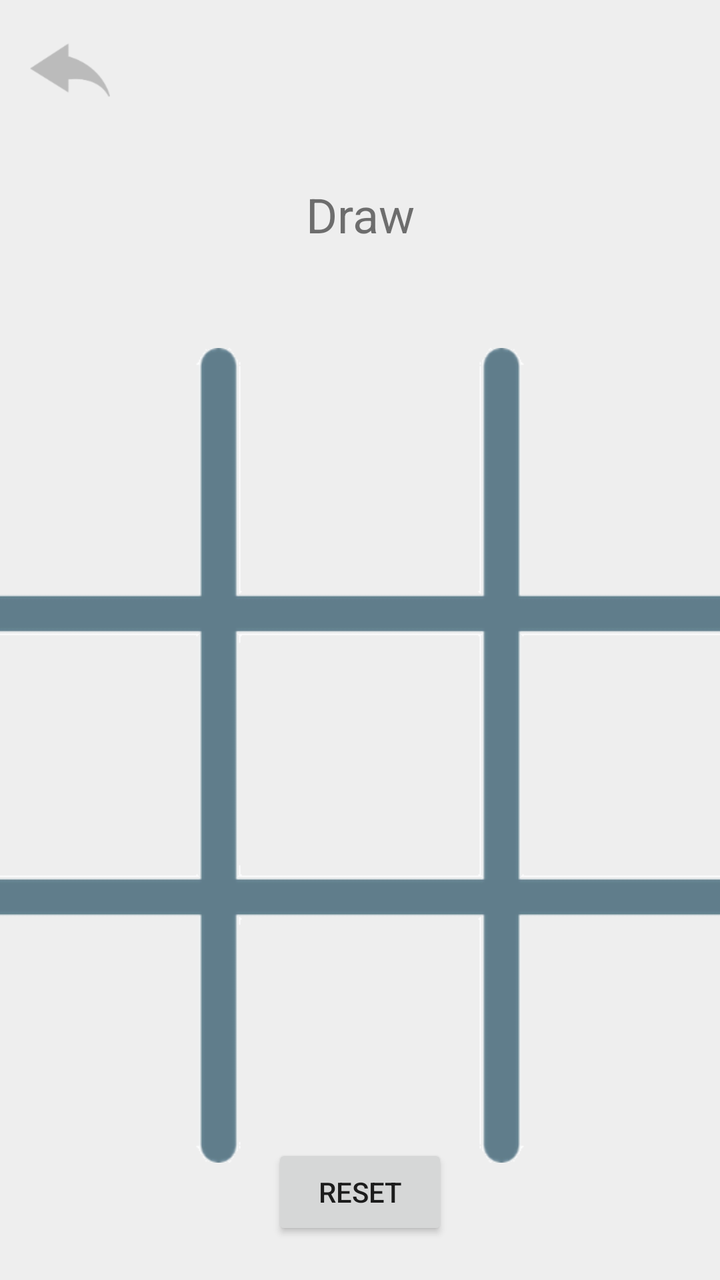
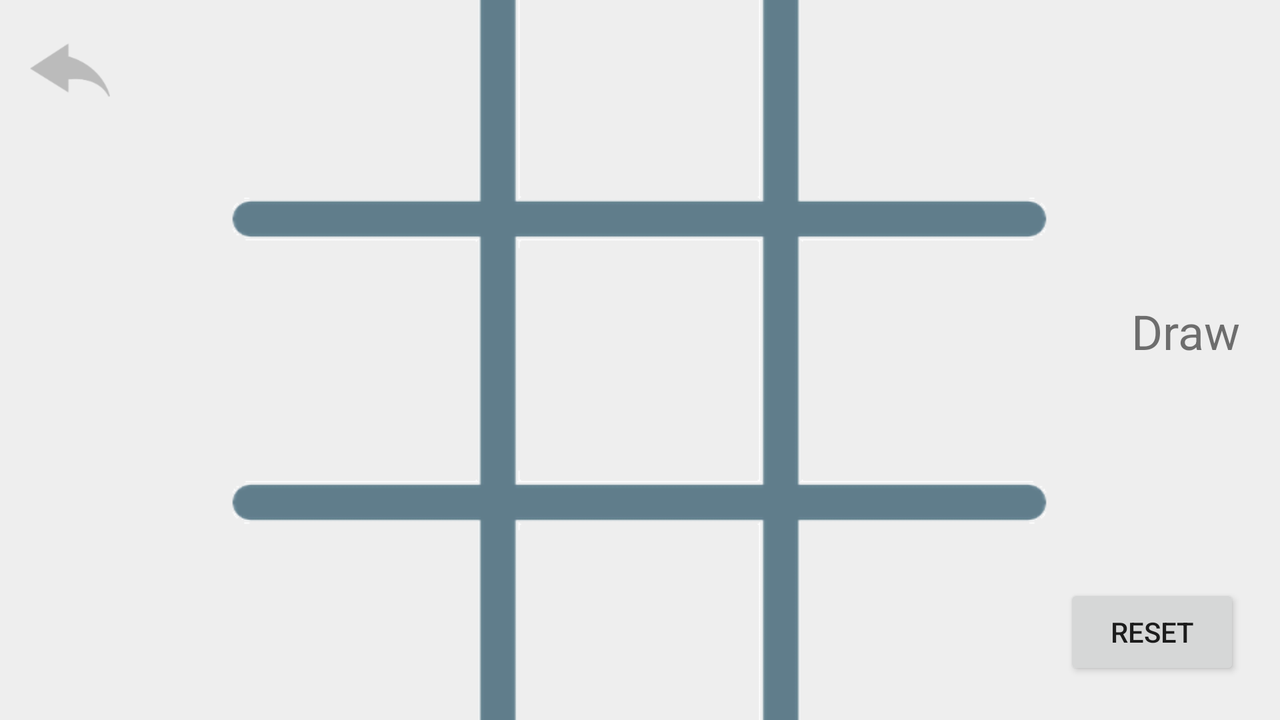

One screen, two layout resources from the same app: the default and the repository's alternative for another configuration. Each is rendered where Android would select it; the XML of both is given below.
<!-- AndroidManifest.xml: activity theme Theme.AppCompat.Light.NoActionBar.FullScreen -->
<!-- res/layout/activity_game.xml -->
<?xml version="1.0" encoding="utf-8"?>
<androidx.constraintlayout.widget.ConstraintLayout
        xmlns:android="http://schemas.android.com/apk/res/android"
        xmlns:tools="http://schemas.android.com/tools"
        xmlns:app="http://schemas.android.com/apk/res-auto"
        android:layout_width="match_parent"
        android:layout_height="match_parent"
        tools:context=".GameActivity"
        android:background="@color/backgroundColor">

    <ImageView
            android:id="@+id/frame"
            app:srcCompat="@drawable/frame"
            android:layout_width="410dp"
            android:layout_height="410dp"
            app:layout_constraintTop_toTopOf="parent"
            app:layout_constraintBottom_toBottomOf="parent"
            app:layout_constraintStart_toStartOf="parent"
            app:layout_constraintEnd_toEndOf="parent"
            app:layout_constraintVertical_bias="0.75"
            android:background="@color/backgroundColor"/>
    <ImageButton
            android:id="@+id/imageButton00"
            android:layout_width="100dp"
            android:layout_height="100dp"
            app:layout_constraintTop_toTopOf="@+id/frame"
            app:layout_constraintLeft_toLeftOf="@+id/frame"
            android:layout_margin="16dp"
            android:scaleType="fitCenter"
            android:background="@color/backgroundColor"/>
    <ImageButton
            android:id="@+id/imageButton01"
            android:layout_width="100dp"
            android:layout_height="100dp"
            app:layout_constraintTop_toTopOf="@+id/imageButton00"
            app:layout_constraintLeft_toLeftOf="@+id/imageButton00"
            android:layout_marginStart="139dp"
            android:layout_marginLeft="139dp"
            android:scaleType="fitCenter"
            android:background="@color/backgroundColor"/>
    <ImageButton
            android:id="@+id/imageButton02"
            android:layout_width="100dp"
            android:layout_height="100dp"
            app:layout_constraintTop_toTopOf="@+id/imageButton01"
            app:layout_constraintLeft_toLeftOf="@+id/imageButton01"
            android:layout_marginStart="139dp"
            android:layout_marginLeft="139dp"
            android:scaleType="fitCenter"
            android:background="@color/backgroundColor"/>
    <ImageButton
            android:id="@+id/imageButton10"
            android:layout_width="100dp"
            android:layout_height="100dp"
            app:layout_constraintTop_toTopOf="@+id/imageButton00"
            app:layout_constraintLeft_toLeftOf="@+id/imageButton00"
            android:layout_marginTop="139dp"
            android:scaleType="fitCenter"
            android:background="@color/backgroundColor"/>
    <ImageButton
            android:id="@+id/imageButton11"
            android:layout_width="100dp"
            android:layout_height="100dp"
            app:layout_constraintTop_toTopOf="@+id/imageButton10"
            app:layout_constraintLeft_toLeftOf="@+id/imageButton10"
            android:layout_marginStart="139dp"
            android:layout_marginLeft="139dp"
            android:scaleType="fitCenter"
            android:background="@color/backgroundColor"/>
    <ImageButton
            android:id="@+id/imageButton12"
            android:layout_width="100dp"
            android:layout_height="100dp"
            app:layout_constraintTop_toTopOf="@+id/imageButton11"
            app:layout_constraintLeft_toLeftOf="@+id/imageButton11"
            android:layout_marginStart="139dp"
            android:layout_marginLeft="139dp"
            android:scaleType="fitCenter"
            android:background="@color/backgroundColor"/>
    <ImageButton
            android:id="@+id/imageButton20"
            android:layout_width="100dp"
            android:layout_height="100dp"
            app:layout_constraintTop_toTopOf="@+id/imageButton10"
            app:layout_constraintLeft_toLeftOf="@+id/imageButton10"
            android:layout_marginTop="139dp"
            android:scaleType="fitCenter"
            android:background="@color/backgroundColor"/>
    <ImageButton
            android:id="@+id/imageButton21"
            android:layout_width="100dp"
            android:layout_height="100dp"
            app:layout_constraintTop_toTopOf="@+id/imageButton20"
            app:layout_constraintLeft_toLeftOf="@+id/imageButton20"
            android:layout_marginStart="139dp"
            android:layout_marginLeft="139dp"
            android:scaleType="fitCenter"
            android:background="@color/backgroundColor"/>
    <ImageButton
            android:id="@+id/imageButton22"
            android:layout_width="100dp"
            android:layout_height="100dp"
            app:layout_constraintTop_toTopOf="@+id/imageButton21"
            app:layout_constraintLeft_toLeftOf="@+id/imageButton21"
            android:layout_marginStart="139dp"
            android:layout_marginLeft="139dp"
            android:scaleType="fitCenter"
            android:background="@color/backgroundColor"/>
    <Button
            android:id="@+id/resetButton"
            android:text="@string/reset"
            android:layout_width="wrap_content"
            android:layout_height="wrap_content"
            app:layout_constraintRight_toRightOf="parent"
            app:layout_constraintLeft_toLeftOf="parent"
            app:layout_constraintBottom_toBottomOf="parent"
            android:layout_marginBottom="20dp"/>
    <TextView
            android:id="@+id/player1Name"
            android:layout_marginStart="15dp"
            android:layout_marginLeft="15dp"
            android:layout_width="wrap_content"
            android:layout_height="wrap_content"
            app:layout_constraintTop_toTopOf="parent"
            app:layout_constraintBottom_toBottomOf="parent"
            app:layout_constraintStart_toStartOf="parent"
            app:layout_constraintVertical_bias="0.15"
            android:textSize="24sp"
            android:textColor="#05988a" android:background="#BBBBBB"/>
    <TextView
            android:id="@+id/player1Score"
            android:layout_width="wrap_content"
            android:layout_height="wrap_content"
            app:layout_constraintTop_toBottomOf="@+id/player1Name"
            app:layout_constraintLeft_toLeftOf="@+id/player1Name"
            android:textSize="24sp"/>
    <TextView
            android:id="@+id/player2Name"
            android:layout_width="wrap_content"
            android:layout_height="wrap_content"
            android:layout_marginEnd="15dp"
            android:layout_marginRight="15dp"
            app:layout_constraintTop_toTopOf="parent"
            app:layout_constraintBottom_toBottomOf="parent"
            app:layout_constraintEnd_toEndOf="parent"
            app:layout_constraintVertical_bias="0.15"
            android:textSize="24sp"
            android:textColor="#ffc109"/>
    <TextView
            android:id="@+id/player2Score"
            android:layout_width="wrap_content"
            android:layout_height="wrap_content"
            app:layout_constraintTop_toBottomOf="@+id/player2Name"
            app:layout_constraintRight_toRightOf="@+id/player2Name"
            android:textSize="24sp"/>
    <TextView
            android:id="@+id/draw"
            android:text="@string/draw"
            android:layout_width="wrap_content"
            android:layout_height="wrap_content"
            app:layout_constraintTop_toTopOf="parent"
            app:layout_constraintBottom_toBottomOf="parent"
            app:layout_constraintStart_toStartOf="parent"
            app:layout_constraintEnd_toEndOf="parent"
            app:layout_constraintVertical_bias="0.15"
            android:textSize="24sp"/>
    <TextView
            android:id="@+id/drawScore"
            android:layout_width="wrap_content"
            android:layout_height="wrap_content"
            app:layout_constraintTop_toBottomOf="@+id/draw"
            app:layout_constraintLeft_toLeftOf="@+id/draw"
            app:layout_constraintRight_toRightOf="@+id/draw"
            android:textSize="24sp"/>
    <ImageButton
            android:id="@+id/backButton"
            android:layout_width="40dp"
            android:layout_height="40dp"
            app:srcCompat="@drawable/back"
            android:layout_margin="15dp"
            app:layout_constraintTop_toTopOf="parent"
            app:layout_constraintLeft_toLeftOf="parent"
            android:scaleType="fitCenter"
            android:background="@color/backgroundColor"/>

</androidx.constraintlayout.widget.ConstraintLayout>
<!-- resources referenced by this layout -->
<resources>
  <color name="backgroundColor">#eeeeee</color>
  <!-- drawable back: png bitmap (drawable-hdpi, 1173 bytes) -->
  <!-- drawable frame: png bitmap (drawable, 10750 bytes) -->
  <string name="draw">Draw</string>
  <string name="reset">Reset</string>
  <style name="Theme.AppCompat.Light.NoActionBar.FullScreen" parent="@style/Theme.AppCompat.Light.NoActionBar">
          <item name="android:windowNoTitle">true</item>
          <item name="android:windowActionBar">false</item>
          <item name="android:windowFullscreen">true</item>
          <item name="android:windowContentOverlay">@null</item>
      </style>
</resources>
<!-- res/layout-land/activity_game.xml (the repository's variant of the layout above) -->
<!-- drawn on the phone turned sideways -->
<?xml version="1.0" encoding="utf-8"?>
<androidx.constraintlayout.widget.ConstraintLayout
        xmlns:android="http://schemas.android.com/apk/res/android"
        xmlns:tools="http://schemas.android.com/tools"
        xmlns:app="http://schemas.android.com/apk/res-auto"
        android:layout_width="match_parent"
        android:layout_height="match_parent"
        tools:context=".GameActivity"
        android:background="@color/backgroundColor">

    <ImageView
            android:id="@+id/frame"
            app:srcCompat="@drawable/frame"
            android:layout_width="410dp"
            android:layout_height="410dp"
            app:layout_constraintTop_toTopOf="parent"
            app:layout_constraintBottom_toBottomOf="parent"
            app:layout_constraintStart_toStartOf="parent"
            app:layout_constraintEnd_toEndOf="parent"
            android:background="@color/backgroundColor"/>
    <ImageButton
            android:id="@+id/imageButton00"
            android:layout_width="100dp"
            android:layout_height="100dp"
            app:layout_constraintTop_toTopOf="@+id/frame"
            app:layout_constraintLeft_toLeftOf="@+id/frame"
            android:layout_margin="16dp"
            android:scaleType="fitCenter"
            android:background="@color/backgroundColor"/>
    <ImageButton
            android:id="@+id/imageButton01"
            android:layout_width="100dp"
            android:layout_height="100dp"
            app:layout_constraintTop_toTopOf="@+id/imageButton00"
            app:layout_constraintLeft_toLeftOf="@+id/imageButton00"
            android:layout_marginStart="139dp"
            android:layout_marginLeft="139dp"
            android:scaleType="fitCenter"
            android:background="@color/backgroundColor"/>
    <ImageButton
            android:id="@+id/imageButton02"
            android:layout_width="100dp"
            android:layout_height="100dp"
            app:layout_constraintTop_toTopOf="@+id/imageButton01"
            app:layout_constraintLeft_toLeftOf="@+id/imageButton01"
            android:layout_marginStart="139dp"
            android:layout_marginLeft="139dp"
            android:scaleType="fitCenter"
            android:background="@color/backgroundColor"/>
    <ImageButton
            android:id="@+id/imageButton10"
            android:layout_width="100dp"
            android:layout_height="100dp"
            app:layout_constraintTop_toTopOf="@+id/imageButton00"
            app:layout_constraintLeft_toLeftOf="@+id/imageButton00"
            android:layout_marginTop="139dp"
            android:scaleType="fitCenter"
            android:background="@color/backgroundColor"/>
    <ImageButton
            android:id="@+id/imageButton11"
            android:layout_width="100dp"
            android:layout_height="100dp"
            app:layout_constraintTop_toTopOf="@+id/imageButton10"
            app:layout_constraintLeft_toLeftOf="@+id/imageButton10"
            android:layout_marginStart="139dp"
            android:layout_marginLeft="139dp"
            android:scaleType="fitCenter"
            android:background="@color/backgroundColor"/>
    <ImageButton
            android:id="@+id/imageButton12"
            android:layout_width="100dp"
            android:layout_height="100dp"
            app:layout_constraintTop_toTopOf="@+id/imageButton11"
            app:layout_constraintLeft_toLeftOf="@+id/imageButton11"
            android:layout_marginStart="139dp"
            android:layout_marginLeft="139dp"
            android:scaleType="fitCenter"
            android:background="@color/backgroundColor"/>
    <ImageButton
            android:id="@+id/imageButton20"
            android:layout_width="100dp"
            android:layout_height="100dp"
            app:layout_constraintTop_toTopOf="@+id/imageButton10"
            app:layout_constraintLeft_toLeftOf="@+id/imageButton10"
            android:layout_marginTop="139dp"
            android:scaleType="fitCenter"
            android:background="@color/backgroundColor"/>
    <ImageButton
            android:id="@+id/imageButton21"
            android:layout_width="100dp"
            android:layout_height="100dp"
            app:layout_constraintTop_toTopOf="@+id/imageButton20"
            app:layout_constraintLeft_toLeftOf="@+id/imageButton20"
            android:layout_marginStart="139dp"
            android:layout_marginLeft="139dp"
            android:scaleType="fitCenter"
            android:background="@color/backgroundColor"/>
    <ImageButton
            android:id="@+id/imageButton22"
            android:layout_width="100dp"
            android:layout_height="100dp"
            app:layout_constraintTop_toTopOf="@+id/imageButton21"
            app:layout_constraintLeft_toLeftOf="@+id/imageButton21"
            android:layout_marginStart="139dp"
            android:layout_marginLeft="139dp"
            android:scaleType="fitCenter"
            android:background="@color/backgroundColor"/>
    <Button
            android:id="@+id/resetButton"
            android:text="@string/reset"
            android:layout_width="wrap_content"
            android:layout_height="wrap_content"
            android:layout_margin="20dp"
            app:layout_constraintRight_toRightOf="parent"
            app:layout_constraintBottom_toBottomOf="parent"
            android:layout_marginBottom="24dp"/>
    <TextView
            android:id="@+id/player1Name"
            android:layout_marginStart="628dp"
            android:layout_marginLeft="628dp"
            android:layout_width="wrap_content"
            android:layout_height="wrap_content"
            app:layout_constraintTop_toTopOf="parent"
            app:layout_constraintEnd_toEndOf="parent"
            android:layout_margin="20dp"
            android:textSize="24sp"
            android:textColor="#05988a" android:background="#BBBBBB"/>
    <TextView
            android:id="@+id/player1Score"
            android:layout_width="wrap_content"
            android:layout_height="wrap_content"
            app:layout_constraintTop_toBottomOf="@+id/player1Name"
            app:layout_constraintRight_toRightOf="@+id/player1Name"
            android:textSize="24sp"/>
    <TextView
            android:id="@+id/player2Name"
            android:layout_width="wrap_content"
            android:layout_height="wrap_content"
            app:layout_constraintTop_toBottomOf="@+id/player1Score"
            app:layout_constraintRight_toRightOf="@id/player1Score"
            android:textSize="24sp"
            android:textColor="#ffc109"/>
    <TextView
            android:id="@+id/player2Score"
            android:layout_width="wrap_content"
            android:layout_height="wrap_content"
            app:layout_constraintTop_toBottomOf="@+id/player2Name"
            app:layout_constraintRight_toRightOf="@+id/player2Name"
            android:textSize="24sp"/>
    <TextView
            android:id="@+id/draw"
            android:text="@string/draw"
            android:layout_width="wrap_content"
            android:layout_height="wrap_content"
            app:layout_constraintTop_toBottomOf="@id/player2Score"
            app:layout_constraintRight_toRightOf="@id/player2Score"
            android:textSize="24sp"/>
    <TextView
            android:id="@+id/drawScore"
            android:layout_width="wrap_content"
            android:layout_height="wrap_content"
            app:layout_constraintTop_toBottomOf="@+id/draw"
            app:layout_constraintRight_toRightOf="@+id/draw"
            android:textSize="24sp"/>
    <ImageButton
            android:id="@+id/backButton"
            android:layout_width="40dp"
            android:layout_height="40dp"
            app:srcCompat="@drawable/back"
            android:layout_margin="15dp"
            app:layout_constraintTop_toTopOf="parent"
            app:layout_constraintLeft_toLeftOf="parent"
            android:scaleType="fitCenter"
            android:background="@color/backgroundColor"/>

</androidx.constraintlayout.widget.ConstraintLayout>
